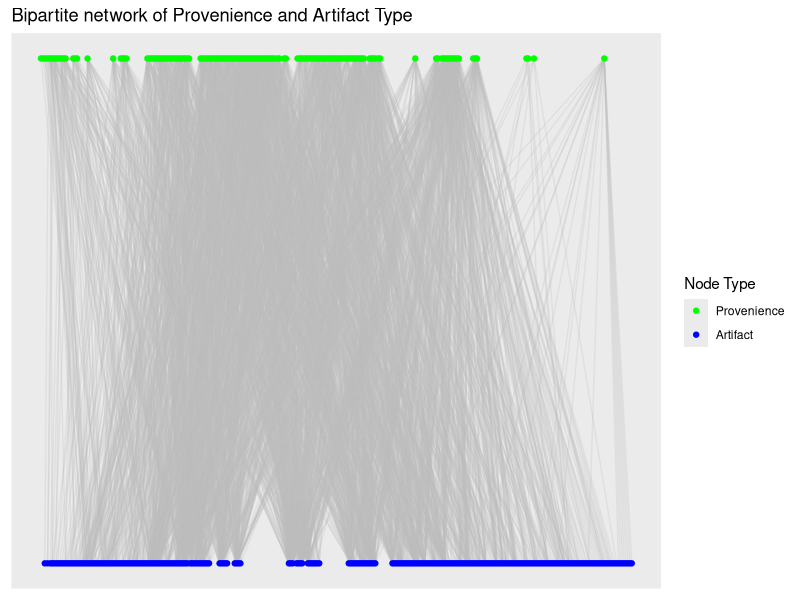
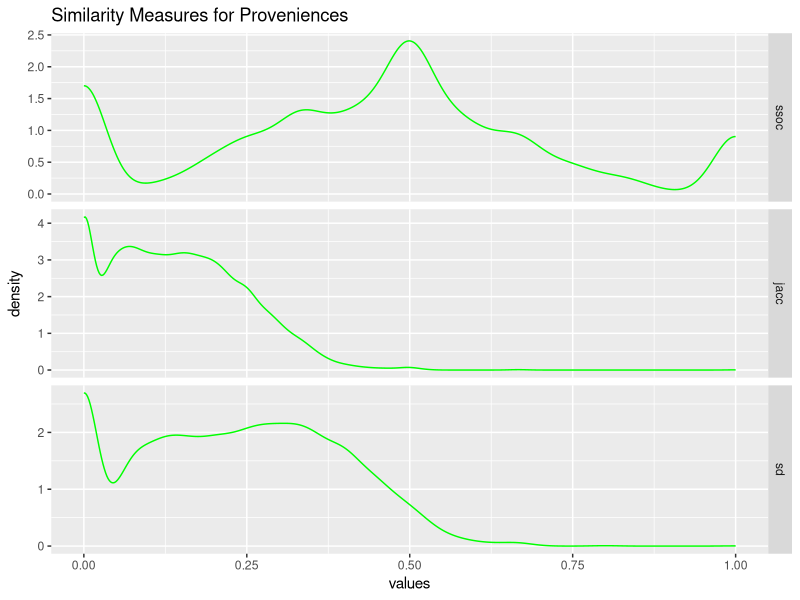
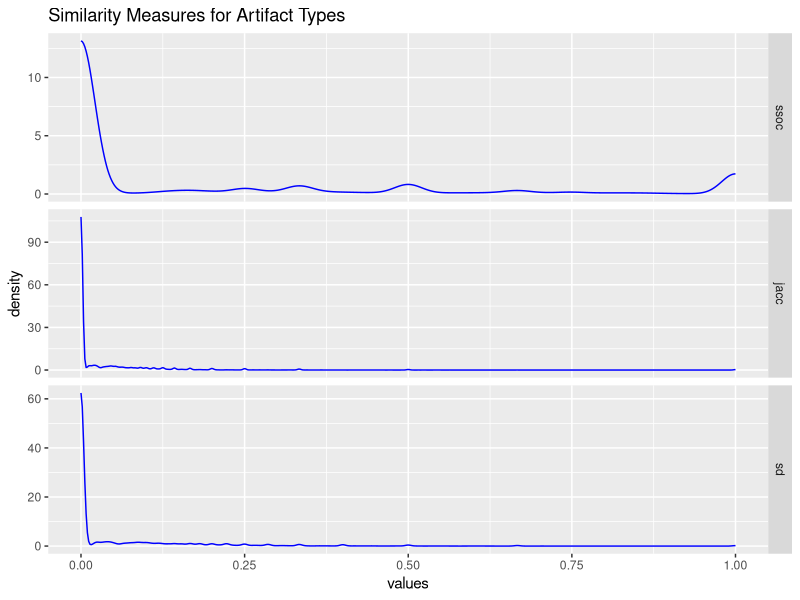
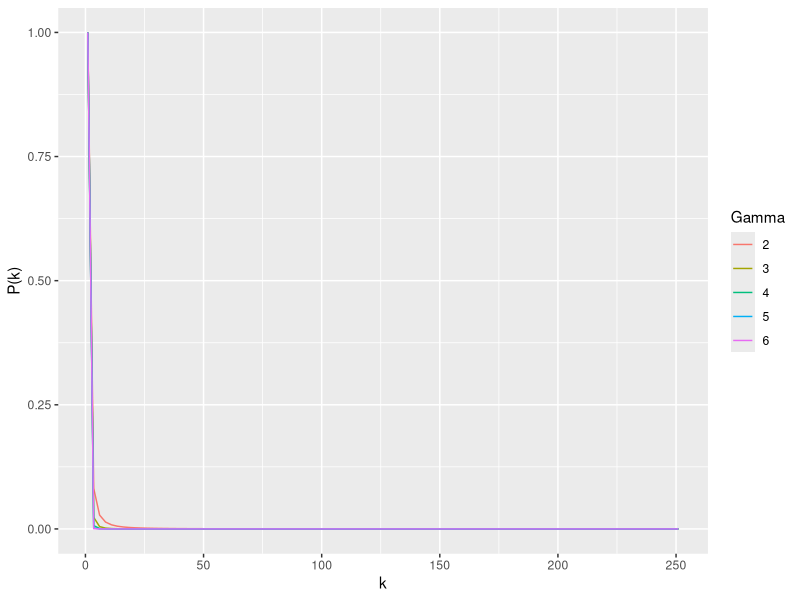
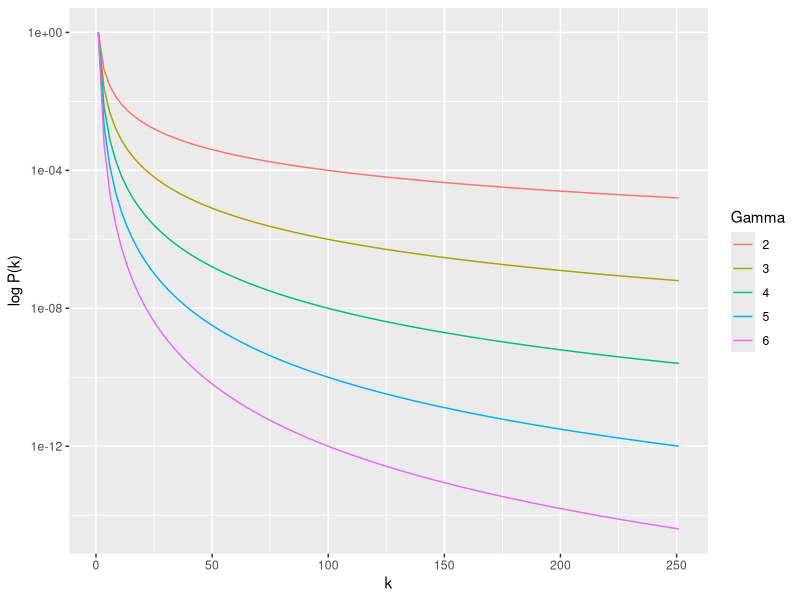

The R source for these figures, in order:
## ---- chunk 1
#| label: code-bpg
#| echo: false
#| message: false

require(tidyverse)
require(igraph)
require(ggraph)

# Import data from file ---------------------------------------------------

dat <- read_csv("Catalog_SiteA.csv",
                col_select = c(LEVEL_ID, CODE))

# Create un-weighted bipartite graph --------------------------------------

g_assemblages_bpg <-
  graph_from_data_frame(unique.data.frame(select(dat, LEVEL_ID, CODE)),
                        directed = FALSE)

V(g_assemblages_bpg)$type <-
  bipartite_mapping(g_assemblages_bpg)$type

## ---- chunk 2
#| label: fig-bipartite-graph
#| fig-cap: "Bipartite network of Provenience and Artifact Type."
#| fig-alt: "Bipartite graph plot of proveniences and artifact types."
#| echo: false
#| message: false
#| warning: false

g_assemblages_bpg_layout <-
  g_assemblages_bpg %>% layout_as_bipartite()

g_assemblages_bpg %>%
  ggraph(layout = g_assemblages_bpg_layout) +
  geom_edge_link(edge_color = "gray", edge_alpha = 0.25) +
  geom_node_point(aes(color = type)) +
  scale_color_manual(
    values = c("green", "blue"),
    name = "Node Type",
    breaks = c(FALSE, TRUE),
    labels = c("Provenience", "Artifact")
  ) +
  ggtitle("Bipartite network of Provenience and Artifact Type")


## ---- chunk 3
#| label: code-reestablish-environment
#| echo: false
#| message: false
#| warning: false

# Create incidence matrix from bipartite graph -----------------------------

g_assemblages_bpg_inc <- as_incidence_matrix(g_assemblages_bpg)

# Project one-mode graphs, Szymkiewicz-Simpson -----------------------------

overlap_coef_bin <- function(x) {
  # Calculate the pairwise sums of non-zero matrix elements to find the number
  # of intersecting elements between each input column
  bin_intersect_mat <- t(x) %*% x
  
  # Calculate the input column sums to find the individual size of each set
  col_sum <- apply(x, 2, function(xx)
    sum(xx != 0))
  
  # Find the smaller of each pair of sets by taking the matrix outer minimum
  min_set_size_mat <- outer(col_sum, col_sum, FUN = pmin)
  
  # Szymkiewicz-Simpson overlap coefficient is the pairwise intersection of two
  # sets divided by the size of the smaller set
  res <- bin_intersect_mat / min_set_size_mat
  
  # Set diagonal to identity
  diag(res) <- 1L
  
  # Assign input column names to rows and columns of return matrix
  dimnames(res) <- list(colnames(x), colnames(x))
  
  return(res)
}


## Project provenience -----------------------------------------------------

prov_adj_ssoc <- overlap_coef_bin(t(g_assemblages_bpg_inc))

prov_ssoc_vals <-
  prov_adj_ssoc[lower.tri(prov_adj_ssoc, diag = FALSE)]

## Project artifact types --------------------------------------------------

artifact_adj_ssoc <- overlap_coef_bin(g_assemblages_bpg_inc)

artifact_ssoc_vals <-
  artifact_adj_ssoc[lower.tri(artifact_adj_ssoc, diag = FALSE)]

# Project one-mode graphs, Sorenson-Dice -----------------------------------

soren_dice_sim_bin <- function(x) {
  # Calculate the pairwise sums of non-zero matrix elements to find the number
  # of intersecting elements between each input column
  bin_intersect_mat <- t(x) %*% x
  
  # Calculate the input column sums, to find the individual size of each set
  col_sum <- apply(x, 2, function(xx)
    sum(xx != 0))
  
  # Calculate the matrix outer sums for pairwise sum of set sizes
  set_size_sum_mat <- outer(col_sum, col_sum, FUN = "+")
  
  # Sorenson-Dice index is twice the size of the intersection divided by the
  # sum of the size for each set
  res <- (2 * bin_intersect_mat) / set_size_sum_mat
  
  # Set diagonal to identity
  diag(res) <- 1L
  
  # Assign input column names to rows and columns of return matrix
  dimnames(res) <- list(colnames(x), colnames(x))
  return(res)
  
}

## Project provenience -----------------------------------------------------

prov_adj_sd <- soren_dice_sim_bin(t(g_assemblages_bpg_inc))

prov_sd_vals <-
  prov_adj_sd[lower.tri(prov_adj_sd, diag = FALSE)]

## Project artifact types --------------------------------------------------

artifact_adj_sd <- soren_dice_sim_bin(g_assemblages_bpg_inc)

artifact_sd_vals <-
  artifact_adj_sd[lower.tri(artifact_adj_sd, diag = FALSE)]

# Project one-mode graphs, Jaccard ----------------------------------------

jaccard_sim_bin <- function(x) {
  # Calculate the pairwise sums of non-zero matrix elements to find the number
  # of intersecting elements between each input column
  bin_intersect_mat <- t(x) %*% x
  
  # Calculate the input column sums to find the individual size of each set
  x_col_sum <- apply(x, 2, function(xx)
    sum(xx != 0))
  
  # Calculate the matrix outer sums for pairwise sum of set sizes
  set_size_sum_mat <- outer(x_col_sum, x_col_sum, FUN = "+")
  
  # Jaccard index is intersection of set sizes over the size of the union of
  # sets
  res <- bin_intersect_mat / (set_size_sum_mat - bin_intersect_mat)
  
  # Set diagonal to identity
  diag(res) <- 1L
  
  # Assign input column names to rows and columns of return matrix
  dimnames(res) <- list(colnames(x), colnames(x))
  
  return(res)
}

## Project provenience -----------------------------------------------------

prov_adj_jacc <- jaccard_sim_bin(t(g_assemblages_bpg_inc))

prov_jacc_vals <-
  prov_adj_jacc[lower.tri(prov_adj_jacc, diag = FALSE)]

## Project artifact types --------------------------------------------------

artifact_adj_jacc <- jaccard_sim_bin(g_assemblages_bpg_inc)

artifact_jacc_vals <-
  artifact_adj_jacc[lower.tri(artifact_adj_jacc, diag = FALSE)]

# Comparing similarity measures -------------------------------------------

prov_sims <-
  data.frame(ssoc = prov_ssoc_vals,
             jacc = prov_jacc_vals,
             sd = prov_sd_vals)

artifact_sims <-
  data.frame(ssoc = artifact_ssoc_vals,
             jacc = artifact_jacc_vals,
             sd = artifact_sd_vals)

## ---- chunk 4
#| label: fig-sim-prov
#| fig-cap: "Similarity measures for proveniences."
#| fig-alt: "Similarity measures for proveniences."
#| echo: false
#| message: false
#| warning: false

# Plot densities by similarity measure
prov_sims %>% stack() %>%
  ggplot(aes(x = values)) +
  geom_density(color = "green",
               alpha = 0.4) +
  facet_grid(ind ~ ., scales = "free") +
  ggtitle("Similarity Measures for Proveniences")

## ---- chunk 5
#| label: fig-sim-artifact
#| fig-cap: "Similarity measures for artifact types."
#| fig-alt: "Similarity measures for artifact types."
#| echo: false
#| message: false
#| warning: false

# Plot densities by similarity measure
artifact_sims %>% stack() %>%
  ggplot(aes(x = values)) +
  geom_density(color = "blue",
               alpha = 0.4) +
  facet_grid(ind ~ ., scales = "free") +
  ggtitle("Similarity Measures for Artifact Types")

## ---- chunk 6
#| label: fig-power-law
#| fig-cap: "Power-law distribution for different values of gamma."
#| fig-alt: "Power-law distribution for different values of gamma."
#| echo: false
#| message: false
#| warning: false

powerlaw_pdf <- function(x, gamma = 1) {
  density <- x ^ (-gamma)
  return(density)
}

ggplot(data.frame(x = c(1, 251)), aes(x = x)) +
  stat_function(fun = powerlaw_pdf, args = list(gamma = 2), aes(color = "2")) +
  stat_function(fun = powerlaw_pdf, args = list(gamma = 3), aes(color = "3")) +
  stat_function(fun = powerlaw_pdf, args = list(gamma = 4), aes(color = "4")) +
  stat_function(fun = powerlaw_pdf, args = list(gamma = 5), aes(color = "5")) +
  stat_function(fun = powerlaw_pdf, args = list(gamma = 6), aes(color = "6")) +
  labs(color = "Gamma") +
  ylab("P(k)") + xlab("k")

## ---- chunk 7
#| label: fig-power-law-log
#| fig-cap: "Log-scale power-law distribution for different values of gamma."
#| fig-alt: "Log-scale power-law distribution for different values of gamma."
#| echo: false
#| message: false
#| warning: false

ggplot(data.frame(x = c(1, 251)), aes(x = x)) +
  stat_function(fun = powerlaw_pdf, args = list(gamma = 2), aes(color = "2")) +
  stat_function(fun = powerlaw_pdf, args = list(gamma = 3), aes(color = "3")) +
  stat_function(fun = powerlaw_pdf, args = list(gamma = 4), aes(color = "4")) +
  stat_function(fun = powerlaw_pdf, args = list(gamma = 5), aes(color = "5")) +
  stat_function(fun = powerlaw_pdf, args = list(gamma = 6), aes(color = "6")) +
  scale_y_continuous(trans = "log10") +
  labs(color = "Gamma") +
  ylab("log P(k)") + xlab("k")
